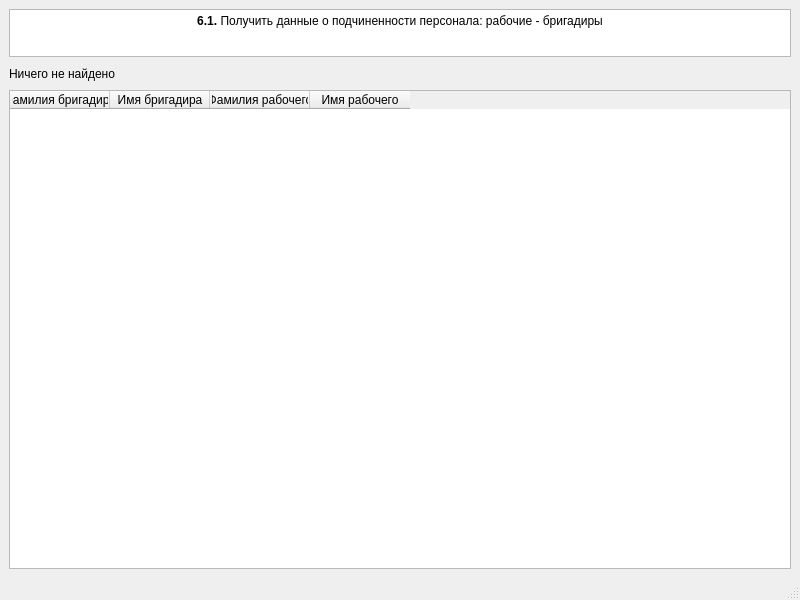
<?xml version="1.0" encoding="UTF-8"?>
<ui version="4.0">
 <class>MainWindow</class>
 <widget class="QMainWindow" name="MainWindow">
  <property name="windowModality">
   <enum>Qt::NonModal</enum>
  </property>
  <property name="geometry">
   <rect>
    <x>0</x>
    <y>0</y>
    <width>800</width>
    <height>600</height>
   </rect>
  </property>
  <property name="maximumSize">
   <size>
    <width>16777215</width>
    <height>16777210</height>
   </size>
  </property>
  <property name="windowTitle">
   <string>Запрос 6.1</string>
  </property>
  <widget class="QWidget" name="centralwidget">
   <layout class="QVBoxLayout" name="verticalLayout_2">
    <item>
     <layout class="QVBoxLayout" name="verticalLayout">
      <item>
       <widget class="QTextBrowser" name="textBrowser">
        <property name="enabled">
         <bool>true</bool>
        </property>
        <property name="maximumSize">
         <size>
          <width>16777215</width>
          <height>48</height>
         </size>
        </property>
        <property name="html">
         <string>&lt;!DOCTYPE HTML PUBLIC &quot;-//W3C//DTD HTML 4.0//EN&quot; &quot;http://www.w3.org/TR/REC-html40/strict.dtd&quot;&gt;
&lt;html&gt;&lt;head&gt;&lt;meta name=&quot;qrichtext&quot; content=&quot;1&quot; /&gt;&lt;style type=&quot;text/css&quot;&gt;
p, li { white-space: pre-wrap; }
&lt;/style&gt;&lt;/head&gt;&lt;body style=&quot; font-family:'MS Shell Dlg 2'; font-size:7.8pt; font-weight:400; font-style:normal;&quot;&gt;
&lt;p align=&quot;center&quot; style=&quot; margin-top:0px; margin-bottom:0px; margin-left:0px; margin-right:0px; -qt-block-indent:0; text-indent:0px;&quot;&gt;&lt;span style=&quot; font-size:9pt; font-weight:600;&quot;&gt;6.1.&lt;/span&gt;&lt;span style=&quot; font-size:9pt;&quot;&gt; Получить данные о подчиненности персонала: рабочие - бригадиры&lt;/span&gt;&lt;/p&gt;&lt;/body&gt;&lt;/html&gt;</string>
        </property>
       </widget>
      </item>
      <item>
       <widget class="QLabel" name="label">
        <property name="maximumSize">
         <size>
          <width>16777215</width>
          <height>21</height>
         </size>
        </property>
        <property name="font">
         <font>
          <pointsize>9</pointsize>
         </font>
        </property>
        <property name="text">
         <string>Ничего не найдено</string>
        </property>
       </widget>
      </item>
     </layout>
    </item>
    <item>
     <layout class="QHBoxLayout" name="horizontalLayout">
      <item>
       <widget class="QTableWidget" name="tableWidget">
        <property name="showGrid">
         <bool>true</bool>
        </property>
        <property name="gridStyle">
         <enum>Qt::SolidLine</enum>
        </property>
        <property name="sortingEnabled">
         <bool>false</bool>
        </property>
        <property name="wordWrap">
         <bool>true</bool>
        </property>
        <property name="cornerButtonEnabled">
         <bool>false</bool>
        </property>
        <property name="rowCount">
         <number>0</number>
        </property>
        <property name="columnCount">
         <number>4</number>
        </property>
        <column>
         <property name="text">
          <string>Фамилия бригадира</string>
         </property>
         <property name="font">
          <font>
           <family>MS Shell Dlg 2</family>
           <pointsize>9</pointsize>
          </font>
         </property>
        </column>
        <column>
         <property name="text">
          <string>Имя бригадира</string>
         </property>
         <property name="font">
          <font>
           <family>MS Shell Dlg 2</family>
           <pointsize>9</pointsize>
          </font>
         </property>
        </column>
        <column>
         <property name="text">
          <string>Фамилия рабочего</string>
         </property>
         <property name="font">
          <font>
           <family>MS Shell Dlg 2</family>
           <pointsize>9</pointsize>
          </font>
         </property>
        </column>
        <column>
         <property name="text">
          <string>Имя рабочего</string>
         </property>
         <property name="font">
          <font>
           <family>MS Shell Dlg 2</family>
           <pointsize>9</pointsize>
          </font>
         </property>
        </column>
       </widget>
      </item>
     </layout>
    </item>
   </layout>
  </widget>
  <widget class="QStatusBar" name="statusbar"/>
 </widget>
 <resources/>
 <connections/>
</ui>
